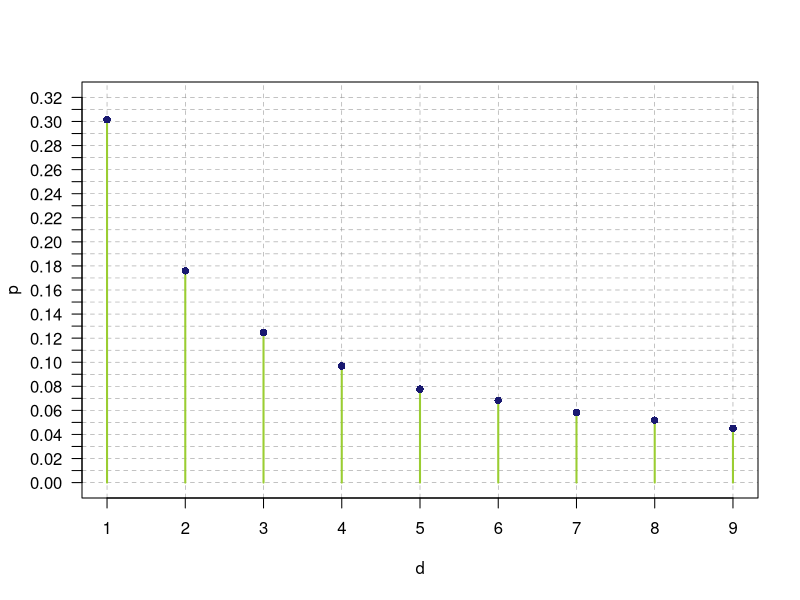

Source code (R):
library( data.table )

N<-1e5
y<-data.table( x = rlnorm( N, 5, 2 ) )
y[ , n := floor( log10( abs( x ) ) ) ]
y[ , m := x / ( 10^n ) ]
y[ , d := as.integer( abs( m ) ) ]
y<-y[ , list( N = .N ), by = d ]
y[ , N := N / sum( N ) ]
y[ , p := log10( 1 + 1/d ) ]
y<-y[ order( d ) ]

xlabs<-1:9
ylabs<-seq( 0, 0.32, 0.01 )
plot( y$d, y$p, type = 'h', col = 'olivedrab3', xlab = 'd', ylab = 'p', 
      xlim = c( 1, 9 ), ylim = c( 0, 0.32 ), xaxt = 'n', yaxt = 'n', lwd = 2,
      panel.first = { abline( v = xlabs, col = 'grey55', lty = 2, lwd = 0.5 )
        abline( h = ylabs, col = 'grey55', lty = 2, lwd = 0.5 ) } )
points( y$d, y$N, col = 'midnightblue', pch = 16, cex = 1.0  )
axis( side = 1, at = xlabs, labels = xlabs )
axis( side = 2, 
      at = ylabs, 
      labels = formatC( ylabs, format = 'f', digits = 2 ), 
      las = 1 )
